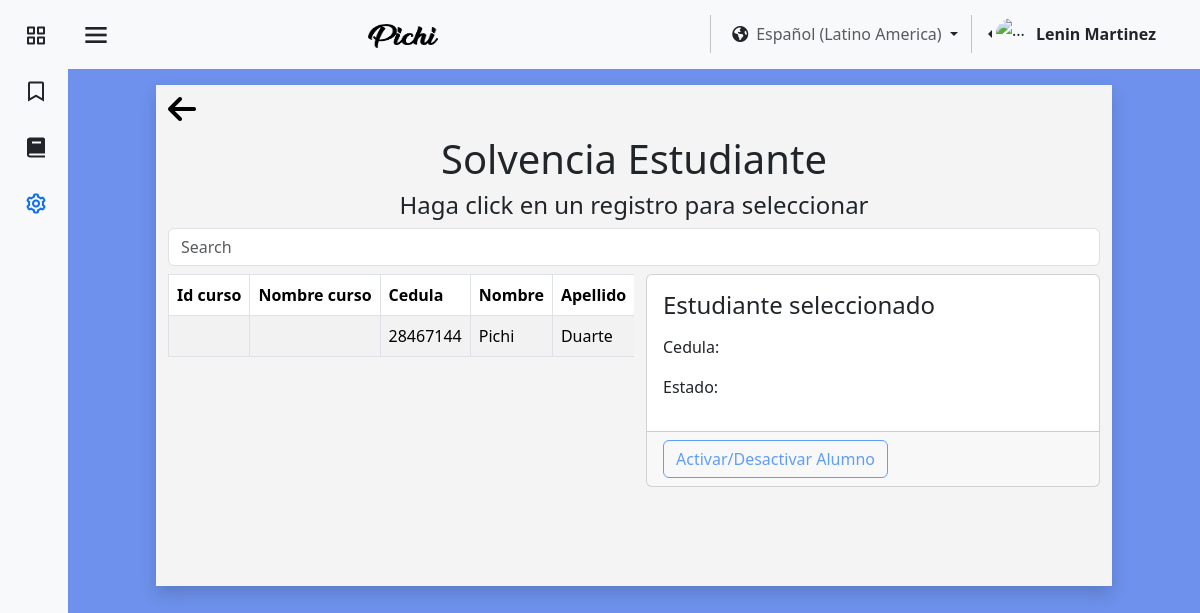
/pages/es/estadoAlumno.php (signed in), run on the app's committed database.
### tables this page shows
CREATE TABLE `usuario` (
  `id_user` int(11) NOT NULL,
  `identificacion_user` varchar(11) NOT NULL,
  `nombre_user` varchar(25) NOT NULL,
  `apellido_user` varchar(25) NOT NULL,
  `correo_user` varchar(45) NOT NULL,
  `contrasena_user` varchar(16) NOT NULL,
  `direccion_user` varchar(80) NOT NULL,
  `numero_user` varchar(15) NOT NULL,
  `fecha_nacimiento_user` datetime NOT NULL,
  `Active_online` tinyint(1) NOT NULL,
  `sexo_user` varchar(15) NOT NULL,
  `Empresa_id_empresa` int(11) DEFAULT NULL,
  `rol` tinyint(1) NOT NULL,
  `img_perfil` varchar(255) NOT NULL
);

### pages/es/estadoAlumno.php (the view, shortened to what this page needs)
<?php
require "../../assests/php/LoginBD.php";
$cursos = [];
if (isset($_SESSION['id_user'])) {
    $usuarios1 = $_SESSION['id_user'];
    $conexion1 = mysqli_query($mysqli, "SELECT Empresa_id_empresa, rol, nombre_user, apellido_user FROM usuario WHERE id_user = '$usuarios1'");
    if (mysqli_num_rows($conexion1) > 0) {
        $datos = mysqli_fetch_assoc($conexion1);
        $rol = $datos['rol'];
        $empresaUsuario = $datos['Empresa_id_empresa'];
        $nombreUsuario = $datos['nombre_user'];
        $apellidoUsuario = $datos['apellido_user'];
        $conexion2 = mysqli_query($mysqli, "SELECT nombre_empresa FROM empresa WHERE id_empresa = '$empresaUsuario'");
        if (mysqli_num_rows($conexion2) > 0) {
            $conexion3 = mysqli_query(
                $mysqli,
                "SELECT i.id_inscripcion, i.solvencia_estu, c.id_cur, c.nombre_cur, u.identificacion_user, u.nombre_user, u.apellido_user
            FROM usuario u
            LEFT JOIN inscripcion i ON u.id_user = i.Usuario_id_user
            LEFT JOIN cursos c ON c.id_cur = i.Cursos_id_cur
            WHERE u.Empresa_id_empresa = '$empresaUsuario' AND u.rol = 0"
            );
            if (mysqli_num_rows($conexion3) > 0) {
                while ($datos3 = mysqli_fetch_assoc($conexion3)) {
                    $cursos[] = $datos3;
                }
            }
        }
    }
}
?>
<!DOCTYPE html>
<html lang="en">
<head>
    <link href="https://cdn.jsdelivr.net/npm/bootstrap@5.3.3/dist/css/bootstrap.min.css" rel="stylesheet"
 />
    <link href="https://unpkg.com/boxicons@2.1.4/css/boxicons.min.css" rel="stylesheet" />
    <link rel="stylesheet" href="https://cdnjs.cloudflare.com/ajax/libs/font-awesome/6.5.1/css/all.min.css"
 />
    <link rel="stylesheet" href="../../assests/css/colorPallete.css" />
    <link rel="stylesheet" href="../../assests/css/viewUser.css" />
    <link rel="stylesheet" href="../../assests/css/sidebar.css" />
</head>
<body class="bg-pastel" id="body-pd">
    <header id="header">
        <nav class="navbar bg-body-tertiary">
            <div class="container-fluid">
                <div class="header_toggle">
                    <i class="bx bx-menu" id="header-toggle"></i>
                </div>
                <a class="navbar-brand" href="../../index.html">
                    <img src="../../assests/img/text-1710023184778.png" alt="Bootstrap" width="70" height="24" />
                </a>
                <div class="d-flex flex-wrap justify-content-end">
                    <div class="nav-item dropdown">
                        <button class="btn dropdown-toggle" data-bs-toggle="dropdown" aria-expanded="false" href="#">
                            <span class="fa-solid fa-earth-americas"></span><a class="ms-2 text-body-secondary"
                                href="#">Español (Latino America)</a>
                        </button>
                    </div>
                    <div class="btn-group dropstart me-4 pe-2">
                        <a href="#" class="d-flex align-items-center link-dark text-decoration-none dropdown-toggle"
                            id="dropdownUser2" data-bs-toggle="dropdown" aria-expanded="false">
                            <img src="https://github.com/PichiGod.png" alt="..." width="32" height="32"
                                class="rounded-circle me-2" />
                            <strong>
                                <?php echo $nombreUsuario . " " . $apellidoUsuario; ?>
                            </strong>
                        </a>
                    </div>
                </div>
            </div>
        </nav>
    </header>
    <div class="l-navbar bg-body-tertiary" id="nav-bar">
        <nav class="nav">
            <div class="nav_list">
                <a href="Inicio.php" class="nav_link link-dark">
                    <i class="bx bx-grid-alt nav_icon"></i>
                </a>
                <a href="tutorial.php" class="nav_link link-dark">
                    <i class='bx bx-bookmark nav_icon'></i>
                </a>
                <a href="cursos.php" class="nav_link link-dark">
                    <i class="bx bxs-book nav_icon"></i>
                </a>
                <?php if ($rol != 0) { ?>
                    <a href="MenuAdmin.php" class="nav_link active">
                        <i class="bx bx-cog nav_icon"></i>
                    </a>
                <?php }
                ; ?>
            </div>
        </nav>
    </div>
    <section>
        <div class="container-fluid bg-blanco my-3 pb-2 shadow">
            <a href="MenuAdmin.php"><i class="fa-solid mt-2 fa-arrow-left" style="font-size:2rem;color:black;"></i></a>
            <h1 class="text-center pt-2">Solvencia Estudiante</h1>
            <h4 class="text-center fw-light">Haga click en un registro para seleccionar</h4>
            <input class="form-control me-2" id="searchInput" type="search" placeholder="Search" aria-label="Search">
            <form action="">
                <div class="row mt-2 d-flex">
                    <div class="col-md col-sm col-lg-6 mb-2 table-responsive">
                        <table style="height: 280px;" class="table table-bordered table-hover table-striped"
                            id="courseTable">
                            <thead>
                                <tr>
                                    <th scope="col">Id curso</th>
                                    <th scope="col">Nombre curso</th>
                                    <th scope="col">Cedula</th>
                                    <th scope="col">Nombre</th>
                                    <th scope="col">Apellido</th>
                                </tr>
                            </thead>
                            <tbody id="tableBody">
                                <?php $n = 0;
                                foreach ($cursos as $curso) {
                                    $n++?>
                                    <tr onclick="selectRow(this, <?php echo $n; ?>);">
                                        <td scope="row">
                                        </td>
                                        <td>
                                        </td>
                                        <td>
                                            <?php echo $curso['identificacion_user']; ?>
                                        </td>
                                        <td>
                                            <?php echo $curso['nombre_user']; ?>
                                        </td>
                                        <td>
                                            <?php echo $curso['apellido_user']; ?>
                                        </td>
                                    </tr>
                                <?php } ?>
                            </tbody>
                        </table>
                    </div>
                    <div class="col-lg-6 col-md col-sm">
                        <div class="card">
                            <div class="card-body">
                                <h4 class="card-title" id="selectedCourseTitle">Estudiante seleccionado</h4>
                                <p class="card-text">Cedula: <span id="selectedCourseTeacher"></span></p>
                                <p class="card-text">Estado: </p>
                            </div>
                            <div class="card-footer">
                                <button id="activar" onclick="activarAlumno(document.getElementById('idins').value, document.getElementById('estadoAlum').value)" type="button" class="btn btn-outline-primary disabled">
                                    Activar/Desactivar Alumno
                                </button>
                            </div>
                        </div>
                    </div>
                </div>
            </form>
        </div>
    </section>
</body>
</html>

### assests/css/colorPallete.css (style rules this page uses)
.bg-pastel { background-color: #527ce9d6; }
.bg-blanco { background-color: #F4F4F4; }

### assests/css/sidebar.css (style rules this page uses)
:root { --z-fixed: 100; --nav-width: 68px; --header-height: 3rem; }
body { transition: 0.5s; }
a { text-decoration: none; }
.header_toggle { justify-content: center; margin-top: 0.3rem; font-size: 2rem; cursor: pointer; }
.l-navbar { position: fixed; top: 0; left: -30%; width: var(--nav-width); height: 100vh; transition: 0.5s; z-index: var(--z-fixed); }
.nav { height: 100%; display: flex; flex-direction: column; justify-content: space-between; overflow: hidden; }
.nav_logo, .nav_link { display: grid; grid-template-columns: max-content max-content; align-items: center; column-gap: 1rem; padding: 0.5rem 0 0.5rem 1.5rem; }
.nav_link { position: relative; margin-bottom: 1rem; transition: 0.3s; }
.nav_icon { font-size: 1.5rem; }
section { margin-right: 2rem; margin-left: 2rem; }
.active::before { content: ""; position: absolute; left: 0; width: 2px; height: 32px; }
@media screen and (min-width: 768px) { body { margin: 0 0 0 0; padding-left: calc(var(--nav-width)); } }
@media screen and (min-width: 768px) { .l-navbar { left: 0; padding: 1rem 1rem 0 0; } }
@media (min-width: 576px) { section { margin-right: 5.5rem; margin-left: 5.5rem; } }

### pages/es/estadoAlumno.php (style rules this page uses)
.table { width: 100%; display: block; white-space: nowrap; }
#tableBody>tr { display: table-row; }
#tableBody>tr>td { display: table-cell; white-space: nowrap; }

### data on the page
usuario: nombre_user "Lenin", apellido_user "Martinez"
usuario: identificacion_user "28467144", nombre_user "Pichi", apellido_user "Duarte"
